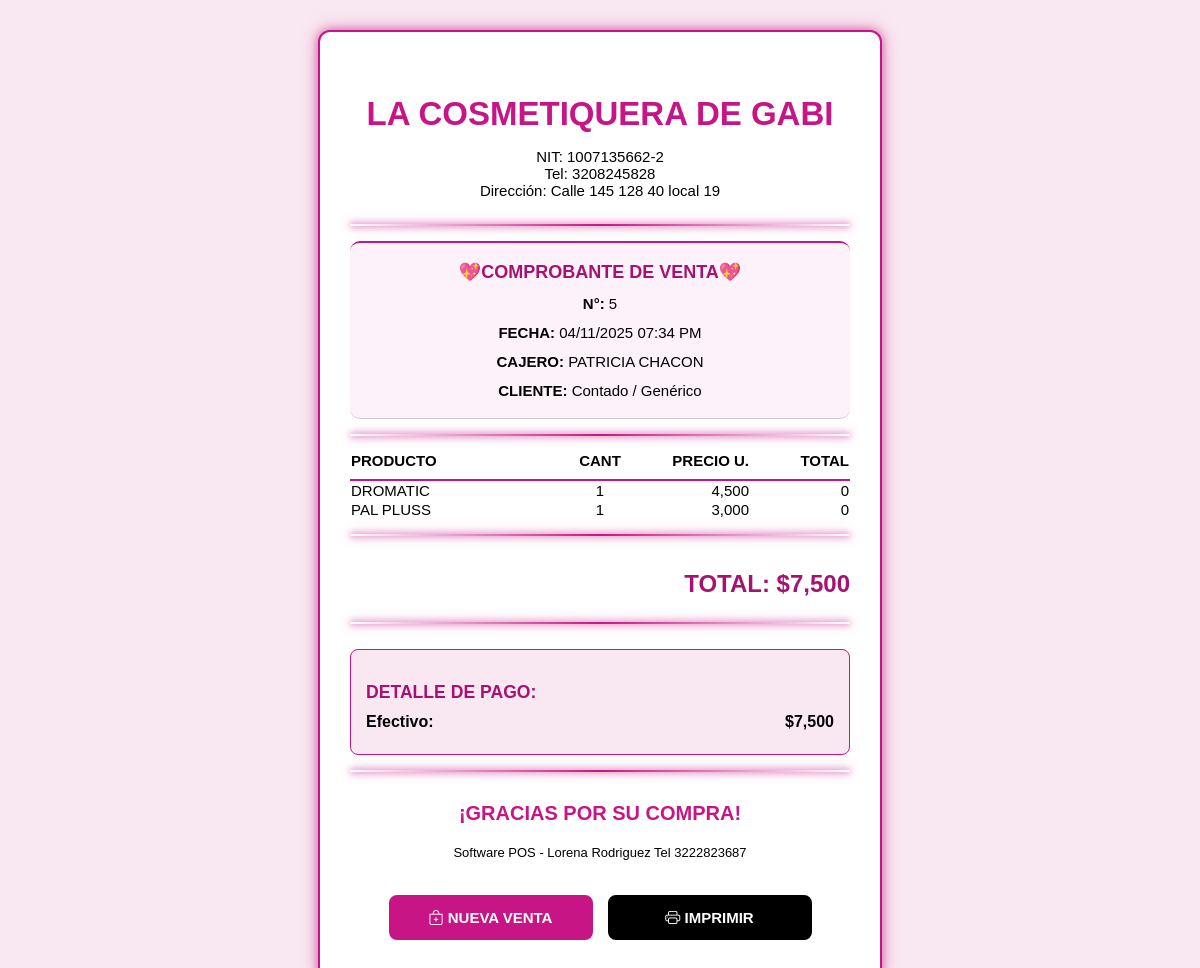
The app's page /ventas/comprobante/5 (signed in) with its own data.
### app.py (models this page shows, shortened)
class Venta(db.Model):
    id = db.Column(db.Integer, primary_key=True)
    fecha = db.Column(db.DateTime, default=datetime.utcnow)
    total = db.Column(db.Float)
    usuario_id = db.Column(db.Integer, db.ForeignKey('usuario.id'))
    cliente_id = db.Column(db.Integer, db.ForeignKey('cliente.id'))
    tipo_pago = db.Column(db.String(50))
    detalle_pago = db.Column(db.Text)
    vendedor = db.relationship('Usuario', backref='ventas_realizadas', lazy=True)

class Usuario(UserMixin, db.Model):
    id = db.Column(db.Integer, primary_key=True)
    username = db.Column(db.String(100), unique=True, nullable=False)
    nombre = db.Column(db.String(100), nullable=False)
    apellido = db.Column(db.String(100), nullable=False)
    cedula = db.Column(db.String(20), unique=True, nullable=False)
    rol = db.Column(db.String(50), default='Vendedora')
    password_hash = db.Column(db.String(200))

class VentaDetalle(db.Model):
    id = db.Column(db.Integer, primary_key=True)
    venta_id = db.Column(db.Integer, db.ForeignKey('venta.id'))
    producto_id = db.Column(db.Integer, db.ForeignKey('producto.id'))
    cantidad = db.Column(db.Integer)
    precio_unitario = db.Column(db.Float)
    subtotal = db.Column(db.Float)
    producto = db.relationship('Producto', backref='detalles_venta', lazy=True)

class Producto(db.Model):
    id = db.Column(db.Integer, primary_key=True)
    codigo = db.Column(db.String(100), unique=True, nullable=True)
    nombre = db.Column(db.String(100), nullable=False)
    descripcion = db.Column(db.String(255))
    cantidad = db.Column(db.Integer, default=0)
    valor_venta = db.Column(db.Float)
    valor_interno = db.Column(db.Float)
    stock_minimo = db.Column(db.Integer, default=5)

### app.py (the view)
@app.route('/ventas/comprobante/<int:venta_id>')
@login_required
def imprimir_comprobante(venta_id):
    venta = Venta.query.get_or_404(venta_id)
    fecha_local = venta.fecha - timedelta(hours=5)
    detalles = VentaDetalle.query.filter_by(venta_id=venta_id).all()
    detalles_agrupados = defaultdict(lambda: {'cantidad': 0, 'subtotal': 0.0, 'precio_unitario': 0.0, 'producto': None})
    for d in detalles:
        pid = d.producto_id
        detalles_agrupados[pid]['cantidad'] += d.cantidad
        detalles_agrupados[pid]['subtotal'] += d.subtotal
        if detalles_agrupados[pid]['producto'] is None:
            detalles_agrupados[pid]['producto'] = d.producto
            detalles_agrupados[pid]['precio_unitario'] = d.precio_unitario
    detalles_finales = list(detalles_agrupados.values())
    pagos_normalizados = {}
    try:
        detalle_pago_dict = json.loads(venta.detalle_pago) if venta.detalle_pago else {}
        first_value = next(iter(detalle_pago_dict.values()), None)
        if isinstance(first_value, dict):
            pagos_normalizados = {k: v for k, v in detalle_pago_dict.items() if isinstance(v, dict) and v.get('monto', 0) > 0}
        elif first_value is not None:
            ref_cod = detalle_pago_dict.get('Ref_Codigo', '')
            ref_fecha = detalle_pago_dict.get('Ref_Fecha', '')
            for k, v in detalle_pago_dict.items():
                if k not in ['Ref_Codigo', 'Ref_Fecha'] and (isinstance(v, (int, float)) and v > 0):
                    pagos_normalizados[k] = {'monto': v, 'cod': ref_cod, 'fecha': ref_fecha}
    except Exception as e:
        print(f"Error normalizando detalle_pago para Venta ID {venta.id}: {e}")
        pagos_normalizados = {}
    return render_template(
        'comprobante.html',
        venta=venta,
        detalles=detalles_finales,
        pagos=pagos_normalizados,
        fecha_local=fecha_local
    )

### app.py (called while the page is built)
@app.context_processor
def inject_global_data():
    from datetime import timedelta
    return dict(timedelta=timedelta)

@login_manager.user_loader
def load_user(user_id):
    return Usuario.query.get(int(user_id))

### templates/comprobante.html (shortened to what this page needs)
<!DOCTYPE html>
<html lang="es">
<head>
    <link href="https://cdn.jsdelivr.net/npm/bootstrap-icons@1.10.5/font/bootstrap-icons.css" rel="stylesheet">
</head>
<body>
    <div class="main-wrapper">
        <div class="container">
            <div class="header">
                <h3>LA COSMETIQUERA DE GABI</h3>
                <p>
                    NIT: 1007135662-2<br>
                    Tel: 3208245828<br>
                    Dirección: Calle 145 128 40 local 19
                </p>
            </div>
            <div class="divider"></div>
            <div class="info-details">
                <p style="font-weight: bold; font-size: 18px; color: var(--magenta-dark);">💖COMPROBANTE DE VENTA💖</p>
                <p><strong>N°:</strong> {{ venta.id }}</p>
                <p><strong>FECHA:</strong> {{ fecha_local.strftime('%d/%m/%Y %I:%M %p') }} </p>
                <p><strong>CAJERO:</strong> {{ venta.vendedor.username }}</p>
                <p><strong>CLIENTE:</strong>
                    {% if venta.comprador and venta.comprador.nombre != 'Contado / Genérico' %}
                        {{ venta.comprador.nombre }}
                    {% else %}
                        Contado / Genérico
                    {% endif %}
                </p>
            </div>
            <div class="divider"></div>
            <table class="item-list" style="width: 100%; border-collapse: collapse;">
                <thead>
                    <tr>
                        <th style="width: 40%; text-align: left;">PRODUCTO</th>
                        <th style="width: 20%; text-align: center;">CANT</th>
                        <th style="width: 20%; text-align: right;">PRECIO U.</th>
                        <th style="width: 20%; text-align: right;">TOTAL</th>
                    </tr>
                </thead>
                <tbody>
                    {% for detalle in detalles %}
                    <tr>
                        <td style="text-align: left;">{{ detalle.producto.nombre }}</td>
                        <td style="text-align: center;">{{ detalle.cantidad }}</td>
                        <td style="text-align: right;">{{ "{:,.0f}".format(detalle.precio_unitario) }}</td>
                        <td style="text-align: right;">{{ "{:,.0f}".format(detalle.subtotal) }}</td>
                    </tr>
                    {% endfor %}
                </tbody>
            </table>
            <div class="divider"></div>
            <div class="summary">
                <p>TOTAL: ${{ "{:,.0f}".format(venta.total) }}</p>
            </div>
            <div class="divider"></div>
            <div class="payment-details">
                <p class="title">DETALLE DE PAGO:</p>
                {% for metodo, detalle in pagos.items() %}
                    {% if detalle.monto > 0 %}
                        <div class="pago-item">
                            <span>{{ metodo }}:</span>
                            <span>${{ "{:,.0f}".format(detalle.monto) }}</span>
                        </div>
                        {% if detalle.cod %}
                            <p class="pago-ref">Ref: {{ detalle.cod }}</p>
                        {% else %}
                            <div style="height: 8px;"></div> {% endif %}
                    {% endif %}
                {% else %}
                    <p>No se registraron detalles de pago.</p>
                {% endfor %}
            </div>
            <div class="divider"></div>
            <div class="footer" style="margin-top: 30px; text-align:center;">
                <p style="color: var(--magenta); font-size: 20px; font-weight: 800;">¡GRACIAS POR SU COMPRA!</p>
                <p style="font-size: 13px; color: #000;">Software POS - Lorena Rodriguez
                    Tel 3222823687
                </p>
            </div>
        </div>
        <div class="no-print">
            <a href="{{ url_for('nueva_venta') }}" class="action-btn btn-new-sale"><i class="bi bi-bag-plus"></i> NUEVA VENTA</a>
            <a onclick="window.print()" class="action-btn btn-print"><i class="bi bi-printer"></i> IMPRIMIR</a>
        </div>
    </div>
    </body>
</html>

### templates/comprobante.html (style rules this page uses)
:root { --magenta: #c71585; --magenta-dark: #a6126f; --negro: #000000; --blanco: #FFFFFF; --fondo-recibo: #f9e8f1; --fondo-info: #fdf2f9; }
body { margin: 0; padding: 0; font-family: 'Arial', sans-serif; font-size: 15px; background-color: var(--fondo-recibo); }
.main-wrapper { max-width: 500px; margin: 30px auto; padding: 30px; background-color: var(--blanco); border: 2px solid var(--magenta); border-radius: 12px; box-shadow: 0 0 10px rgba(199, 21, 133, 0.6), 0 0 20px rgba(199, 21, 133, 0.3); position: relative; }
.container { width: 100%; margin: 0 auto; padding: 0; }
.header { text-align: center; margin-bottom: 25px; }
.header h3 { color: var(--magenta); font-size: 2.2em; margin-bottom: 5px; font-weight: 800; }
.divider { height: 2px; background: linear-gradient(90deg, rgba(199, 21, 133, 0) 0%, var(--magenta) 50%, rgba(199, 21, 133, 0) 100%); box-shadow: 0 0 6px var(--magenta), 0 0 12px rgba(199, 21, 133, 0.5); border-radius: 50px; margin: 15px 0; }
.info-details { border-top: 2px solid var(--magenta); border-bottom: 1px solid #ccc; padding: 10px 0; margin-bottom: 15px; line-height: 1.6; background-color: var(--fondo-info); border-radius: 10px; text-align: center; }
.info-details p { margin: 5px 0; color: var(--negro); }
.item-list thead th { border-bottom: 2px solid var(--magenta); padding-bottom: 10px; color: var(--negro); font-weight: 600; }
.summary { margin-top: 20px; text-align: right; }
.summary p { font-size: 24px !important; color: var(--magenta-dark); font-weight: 800; padding-top: 10px; }
.payment-details { margin-top: 25px; padding: 15px; background-color: var(--fondo-recibo); border-radius: 8px; border: 1px solid var(--magenta); }
.payment-details p.title { color: var(--magenta-dark); font-weight: 700; margin-bottom: 10px; font-size: 1.1rem; }
.payment-details .pago-item { display: flex; justify-content: space-between; font-weight: bold; font-size: 1rem; }
.footer p:first-child { color: var(--magenta); font-size: 20px; font-weight: 800; }
.no-print { display: flex; justify-content: center; gap: 15px; margin-top: 25px; padding: 10px 0; flex-wrap: wrap; }
.action-btn { display: inline-block; width: auto; min-width: 150px; padding: 12px 25px; text-decoration: none; font-size: 15px; font-weight: bold; border-radius: 8px; cursor: pointer; transition: background-color 0.2s; text-align: center; text-transform: uppercase; }
.btn-new-sale { background-color: var(--magenta); color: white; border: 2px solid var(--magenta); }
.btn-print { background-color: var(--negro); color: white; border: 2px solid var(--negro); }

### records on screen
Venta: id "5", total "7,500", tipo_pago "Efectivo", monto "7,500"
Usuario: vendedor.username "PATRICIA CHACON"
VentaDetalle: producto.nombre "DROMATIC", cantidad "1", precio_unitario "4,500", subtotal "0"
VentaDetalle: producto.nombre "PAL PLUSS", cantidad "1", precio_unitario "3,000", subtotal "0"

### other values on screen
{{ fecha_local.strftime('%d/%m/%Y %I:%M %p') }} "04/11/2025 07:34 PM"
